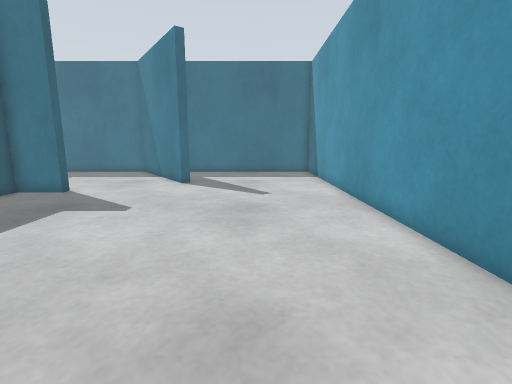
view 1 (above)

14 first-person views from a walk through a Gazebo world. The camera is 0.22 m above the floor, tilts 10° down and sees 85° across. The floor is counted in squares, 0.1 m on a side. Each view is taken from the middle of a square. On the plan, view 1 faces up. The plan holds only what a view shows up to about 17 squares ahead; the rest is blank.

view 2
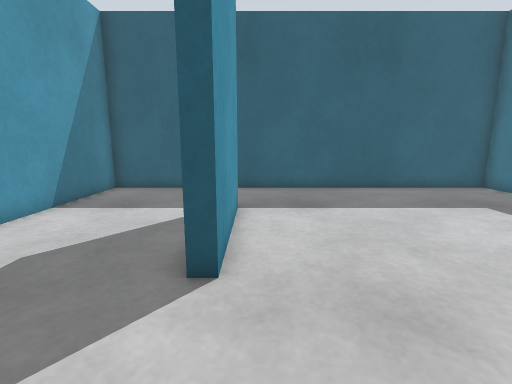

view 3
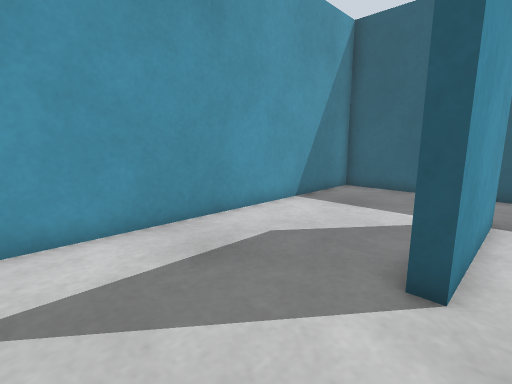

view 4
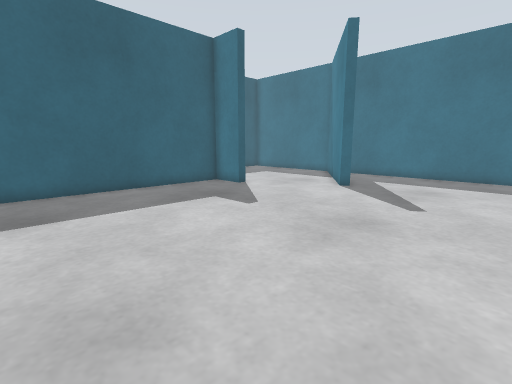

view 5
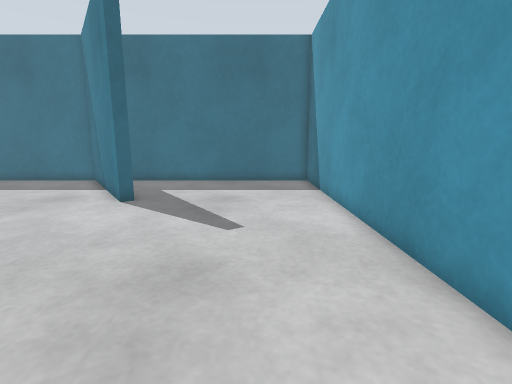

view 6
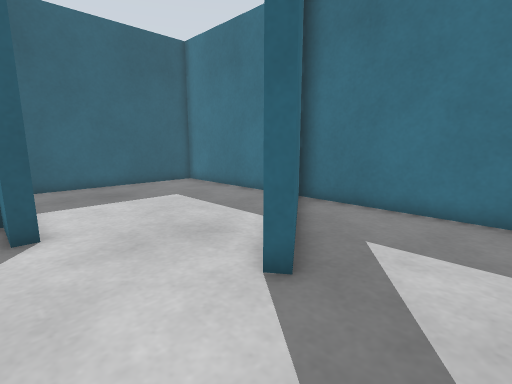

view 7
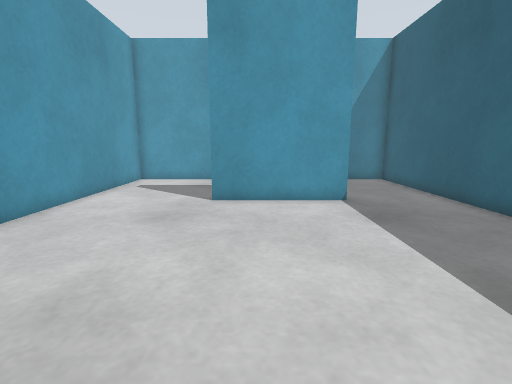

view 8
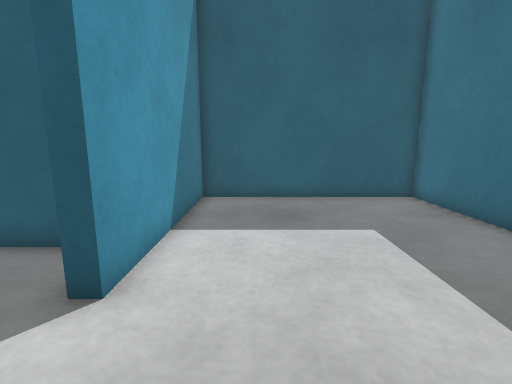

view 9
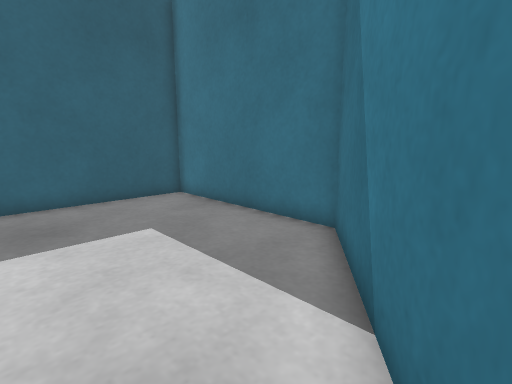

view 10
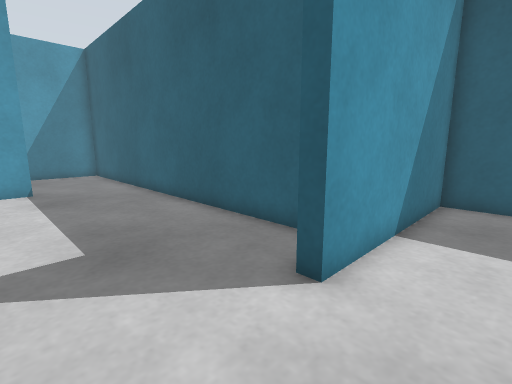

view 11
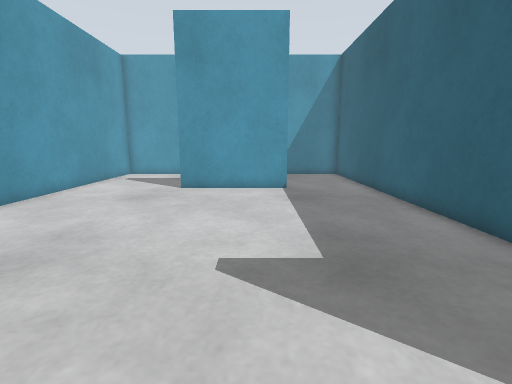

view 12
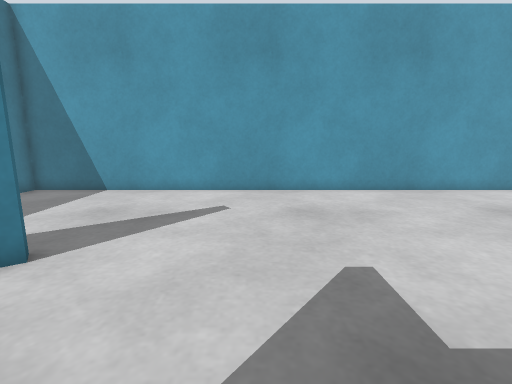

view 13
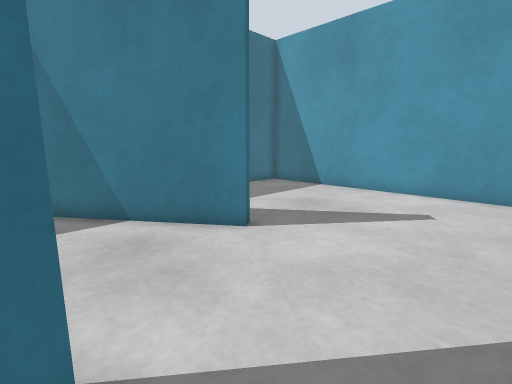

view 14
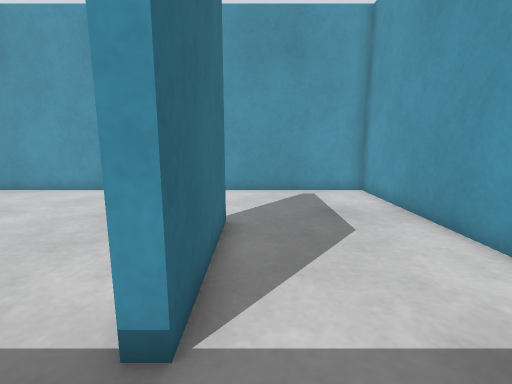

### Floor plan
Points are (right, up) in squares from view 1. A wall is a line through its corners. A room is listed if a view was taken in it or the views show most of it. See-through windows are left out.
Room 1 (views 1, 2, 3, 4, 5, 6, 7, 12, 13, 14)
walls: (-1.3, 0.4) (-1.3, -0.1) (-6.5, -0.1) (-6.5, 0.4) (-1.3, 0.4); (-8.7, 12.8) (-8.7, 12.3) (-10.7, 12.3) (-10.7, -6) (4, -6) (4, 13.4)
ways out: opening at (-2.5, 13) to room 2
Room 2 (views 8, 9, 10, 11)
walls: (4, 13.4) (4, 21.4) (-7.9, 21.4) (-3.7, 15.6) (-4.1, 15.3) (-4.7, 16.1)
ways out: opening at (-2.5, 13) to room 1; opening at (-5.5, 14.5) to room 3
Room 3 (no view inside)
walls: (-4.7, 16.1) (-8.5, 21.4) (-16.3, 21.4) (-16.3, 12.8) (-8.7, 12.8)
ways out: opening at (-5.5, 14.5) to room 2

Where each view was taken, in squares from view 1:
view 1: 0 up, 0 right, facing up
view 2: 1 up, 3 right, facing left
view 3: 1 up, 3 right, facing down-left
view 4: 2 up, 3 right, facing up-left
view 5: 5 up, 1 right, facing up
view 6: 12 up, 1 left, facing up-left
view 7: 11 up, 3 left, facing down
view 8: 15 up, 5 left, facing left
view 9: 15 up, 5 left, facing up-left
view 10: 15 up, 5 left, facing down-left
view 11: 14 up, 5 left, facing down
view 12: 11 up, 9 left, facing right
view 13: 10 up, 9 left, facing up-right
view 14: 1 down, 9 left, facing right
